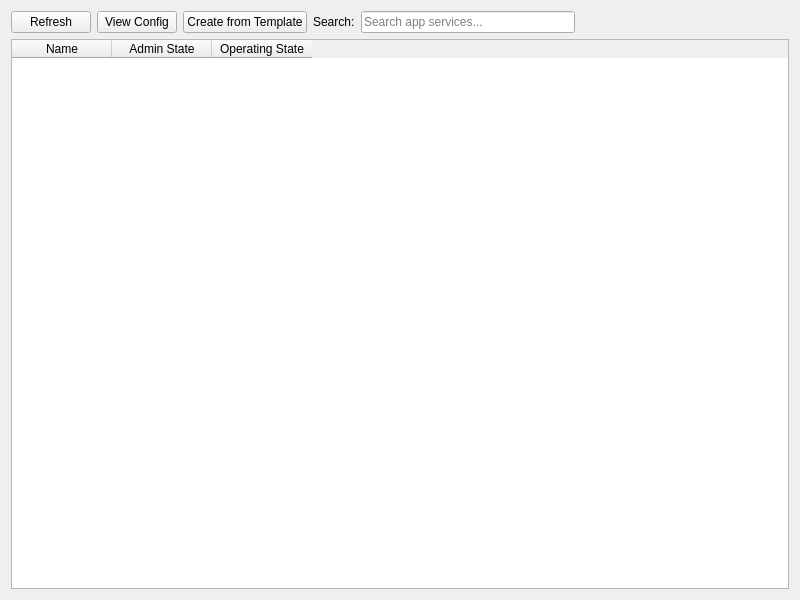
<?xml version="1.0" encoding="UTF-8"?>
<ui version="4.0">
 <class>AppServicesView</class>
 <widget class="QWidget" name="AppServicesView">
  <property name="geometry">
   <rect>
    <x>0</x>
    <y>0</y>
    <width>800</width>
    <height>600</height>
   </rect>
  </property>
  <layout class="QVBoxLayout" name="verticalLayout">
   <item>
    <layout class="QHBoxLayout" name="toolbar">
     <item>
      <widget class="QPushButton" name="btnRefresh">
       <property name="text">
        <string>Refresh</string>
       </property>
      </widget>
     </item>
     <item>
      <widget class="QPushButton" name="btnConfig">
       <property name="text">
        <string>View Config</string>
       </property>
      </widget>
     </item>
     <item>
      <widget class="QPushButton" name="btnTemplate">
       <property name="text">
        <string>Create from Template</string>
       </property>
      </widget>
     </item>
     <item>
      <widget class="QLabel" name="labelSearch">
       <property name="text">
        <string>Search:</string>
       </property>
      </widget>
     </item>
     <item>
      <widget class="QLineEdit" name="searchEdit">
       <property name="placeholderText">
        <string>Search app services...</string>
       </property>
      </widget>
     </item>
     <item>
      <spacer name="horizontalSpacer">
       <property name="orientation">
        <enum>Qt::Horizontal</enum>
       </property>
       <property name="sizeHint" stdset="0">
        <size>
         <width>40</width>
         <height>20</height>
        </size>
       </property>
      </spacer>
     </item>
    </layout>
   </item>
   <item>
    <widget class="QTableWidget" name="tableWidget">
     <property name="selectionBehavior">
      <enum>QAbstractItemView::SelectRows</enum>
     </property>
     <column>
      <property name="text">
       <string>Name</string>
      </property>
     </column>
     <column>
      <property name="text">
       <string>Admin State</string>
      </property>
     </column>
     <column>
      <property name="text">
       <string>Operating State</string>
      </property>
     </column>
    </widget>
   </item>
  </layout>
 </widget>
 <resources/>
 <connections/>
</ui>
